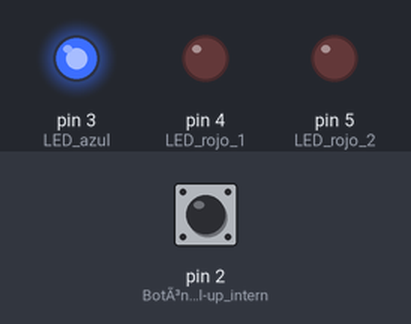
A sketch run on a simulated Arduino Uno, built with avr-gcc and run on an emulated ATmega328P. Shown: output pins drawn as LEDs (lit = HIGH). Dashed ring = blinking. The inputs (shaded band) are chosen by the test bench; at power-on: pin 2 (BotÃ³n_con_pull-up_intern) HIGH.

Above: at 2.4 s.
2.5 s: pin 2 (BotÃ³n_con_pull-up_intern) pulled LOW for 0.15 s
At 2.8 s:
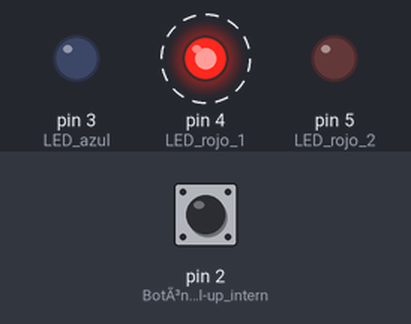
5.6 s: pin 2 (BotÃ³n_con_pull-up_intern) pulled LOW for 1 s
At 6.47 s:
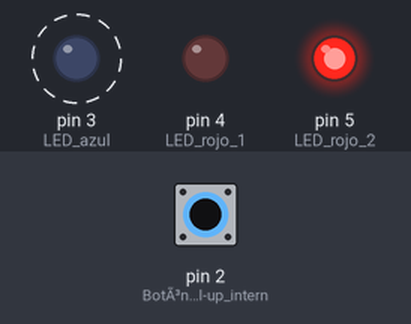
8.6 s: pin 2 (BotÃ³n_con_pull-up_intern) pulled LOW for 3.2 s
Timing chart, 0 to 19.3 s (numbered marks = the images above; inputs shaded):
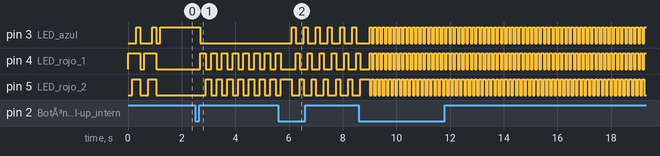

The sketch:

01_01_full_ship.ino
```cpp
#include "arduino_secrets.h"

int modo = 0;
int estadoActual = HIGH;
int estadoAnterior = HIGH;

void setup() {
  pinMode(3, OUTPUT); // LED azul
  pinMode(4, OUTPUT); // LED rojo 1
  pinMode(5, OUTPUT); // LED rojo 2
  pinMode(2, INPUT_PULLUP); // BotÃ³n con pull-up interno

  // AnimaciÃ³n de bienvenida
  for (int i = 0; i < 2; i++) {
    digitalWrite(4, HIGH);
    delay(150);
    digitalWrite(5, HIGH);
    delay(150);
    digitalWrite(3, HIGH);
    delay(150);

    digitalWrite(4, LOW);
    digitalWrite(5, LOW);
    digitalWrite(3, LOW);
    delay(150);
  }
}

void loop() {
  estadoActual = digitalRead(2);

  // Detectar pulsaciÃ³n (flanco descendente)
  if (estadoAnterior == HIGH && estadoActual == LOW) {
    modo++;
    if (modo > 3) modo = 0;
    delay(200); // anti-rebote
  }

  estadoAnterior = estadoActual;

  // --- MODOS ---

  if (modo == 0) {
    // MODO 0: Reposo
    digitalWrite(3, HIGH);
    digitalWrite(4, LOW);
    digitalWrite(5, LOW);
  }

  else if (modo == 1) {
    // MODO 1: Alerta (parpadeo rojo)
    digitalWrite(3, LOW);
    digitalWrite(4, HIGH);
    digitalWrite(5, LOW);
    delay(200);
    digitalWrite(4, LOW);
    digitalWrite(5, HIGH);
    delay(200);
  }

  else if (modo == 2) {
    // MODO 2: Nave espacial (secuencia tipo scanner)
    digitalWrite(3, HIGH);
    digitalWrite(4, LOW);
    digitalWrite(5, LOW);
    delay(150);

    digitalWrite(3, LOW);
    digitalWrite(4, HIGH);
    digitalWrite(5, LOW);
    delay(150);

    digitalWrite(3, LOW);
    digitalWrite(4, LOW);
    digitalWrite(5, HIGH);
    delay(150);
  }

  else if (modo == 3) {
    // MODO 3: Motor warp (parpadeo rÃ¡pido alternado)
    digitalWrite(3, HIGH);
    digitalWrite(4, HIGH);
    digitalWrite(5, LOW);
    delay(80);

    digitalWrite(3, LOW);
    digitalWrite(4, LOW);
    digitalWrite(5, HIGH);
    delay(80);
  }
}
```

arduino_secrets.h
```cpp

```

Measured:
- after the input at 2.5 s, pin 3 (LED_azul): HIGH → LOW after 0.20 s; pin 4 (LED_rojo_1): alternates HIGH for 0.20 s and LOW for 0.20 s, starting after 0.20 s; pin 5 (LED_rojo_2): alternates HIGH for 0.20 s and LOW for 0.20 s, starting after 0.40 s
- after the input at 5.6 s, pin 3 (LED_azul): alternates HIGH for 0.15 s and LOW for 0.30 s, starting after 0.50 s
- after the input at 8.6 s, pin 3 (LED_azul): alternates HIGH for 0.08 s and LOW for 0.08 s, starting after 0.40 s
